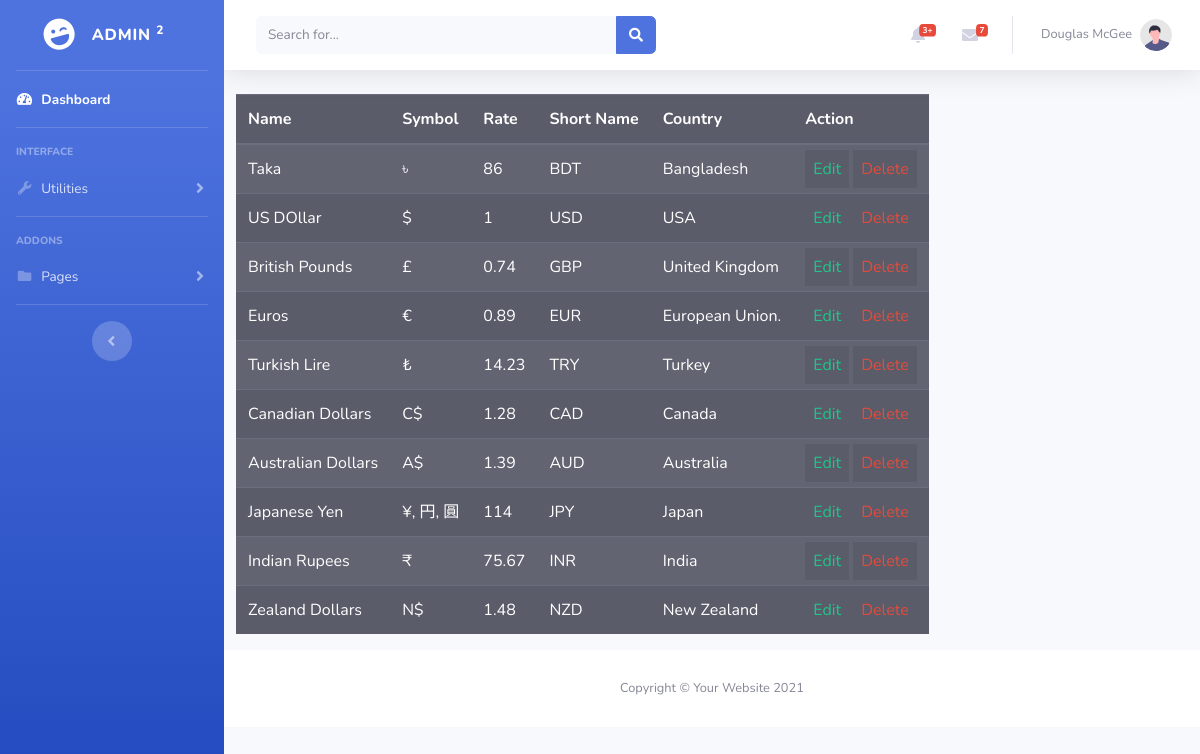
The app's page /Admin/index.php?view=DashboardTable with its own data.
### tables this page shows
CREATE TABLE `Currency` (
  `id` bigint NOT NULL,
  `Name` varchar(255) DEFAULT NULL,
  `Symbol` varchar(255) DEFAULT NULL,
  `Rate` double DEFAULT NULL,
  `ShortName` varchar(255) DEFAULT NULL,
  `Country` varchar(255) DEFAULT NULL
);

### Admin/Model/Db.php (called while the page is built, shortened)
<?php
    class Db
    {
        private $host   = '127.0.0.1';
        private $user   = 'Enam';
        private $pass   = '@ranzhyfx';
        private $db     = 'currency_converter';
        public $connection;
        public function __construct()
        {
            $this->connection = new mysqli (
                $this->host ,
                $this->user,
                $this->pass,
                $this->db
            );
        }
        public function fetch_result($Query)
        {
            $result = mysqli_query($this->connection,$Query);
            if(!$result)
            {
                throw new Exception('Error Fetch Result !');
            }
            else{
                while($row =mysqli_fetch_array($result))
                {
                    $data[] = $row;
                }
                return $data;
            }
        }
    }
?>

### Admin/Model/dashboard.php (called while the page is built, shortened)
<?php
class Dashboard{
    public function getAll()
    {
        $DB = new Db();
        $Query = "SELECT *FROM Currency ";
        $result = $DB->fetch_result($Query);
        return $result;
    }
}
?>

### Admin/Views/DataTable.php (the view, shortened to what this page needs)
<?php
include('Model/Db.php');
include('Model/dashboard.php');
$dashboard = new Dashboard();
$dashboards = $dashboard->getAll();
?>
<div class="container">
    <div class="row">
        <div class="8">
        <table class="table table-striped table-dark">
            <thead>
                <tr>
                <th scope="col">Name</th>
                <th scope="col">Symbol</th>
                <th scope="col">Rate</th>
                <th scope="col">Short Name</th>
                <th scope="col">Country</th>
                <th scope="col">Action</th>
                </tr>
            </thead>
            <tbody>
                <?php foreach($dashboards as $dashboard) { ?>
                <tr>
                    <td><?php echo $dashboard['Name'] ;?></td>
                    <td><?php echo $dashboard['Symbol'] ;?></td>
                    <td><?php echo $dashboard['Rate'] ;?></td>
                    <td><?php echo $dashboard['ShortName'] ;?></td>
                    <td><?php echo $dashboard['Country'] ;?></td>
                    <td>
                        <a href="Controller/dashboard.php?action=edit&id=<?php echo $dashboard['id'] ;?>" class="text-success p-lg-2 bg-dark bg-gradient" style="text-decoration: none">Edit</a>
                        <a href="Controller/dashboard.php?action=delete&id=<?php echo $dashboard['id'] ;?>"class="text-danger p-lg-2 bg-dark bg-gradient" style="text-decoration: none">Delete</a>
                    </td>
                </tr>
                <?php } ?>
            </tbody>
        </table>
        </div>
    </div>
</div>

### Admin/Views/header.php (shortened to what this page needs)
<!DOCTYPE html>
<html lang="en">
<head>
    <link href="vendor/fontawesome-free/css/all.min.css" rel="stylesheet" type="text/css">
    <link href="Public/css/sb-admin-2.css" rel="stylesheet">
</head>
<body id="page-top">
    <div id="wrapper">
        <ul class="navbar-nav bg-gradient-primary sidebar sidebar-dark accordion" id="accordionSidebar">
            <a class="sidebar-brand d-flex align-items-center justify-content-center" href="index.html">
                <div class="sidebar-brand-icon rotate-n-15">
                    <i class="fas fa-laugh-wink"></i>
                </div>
                <div class="sidebar-brand-text mx-3">Admin <sup>2</sup></div>
            </a>
            <hr class="sidebar-divider my-0">
            <li class="nav-item active">
                <a class="nav-link" href="index.php">
                    <i class="fas fa-fw fa-tachometer-alt"></i>
                    <span>Dashboard</span></a>
            </li>
            <hr class="sidebar-divider">
            <div class="sidebar-heading">
                Interface
            </div>
            <li class="nav-item">
                <a class="nav-link collapsed" href="#" data-toggle="collapse" data-target="#collapseUtilities"
                    aria-expanded="true" aria-controls="collapseUtilities">
                    <i class="fas fa-fw fa-wrench"></i>
                    <span>Utilities</span>
                </a>
            </li>
            <hr class="sidebar-divider">
            <div class="sidebar-heading">
                Addons
            </div>
            <li class="nav-item">
                <a class="nav-link collapsed" href="#" data-toggle="collapse" data-target="#collapsePages"
                    aria-expanded="true" aria-controls="collapsePages">
                    <i class="fas fa-fw fa-folder"></i>
                    <span>Pages</span>
                </a>
            </li>
            <hr class="sidebar-divider d-none d-md-block">
            <div class="text-center d-none d-md-inline">
                <button class="rounded-circle border-0" id="sidebarToggle"></button>
            </div>
        </ul>
        <div id="content-wrapper" class="d-flex flex-column">
            <div id="content">
                <nav class="navbar navbar-expand navbar-light bg-white topbar mb-4 static-top shadow">
                    <form
                        class="d-none d-sm-inline-block form-inline mr-auto ml-md-3 my-2 my-md-0 mw-100 navbar-search">
                        <div class="input-group">
                            <input type="text" class="form-control bg-light border-0 small" placeholder="Search for..."
                                aria-label="Search" aria-describedby="basic-addon2">
                            <div class="input-group-append">
                                <button class="btn btn-primary" type="button">
                                    <i class="fas fa-search fa-sm"></i>
                                </button>
                            </div>
                        </div>
                    </form>
                    <ul class="navbar-nav ml-auto">
                        <li class="nav-item dropdown no-arrow mx-1">
                            <a class="nav-link dropdown-toggle" href="#" id="alertsDropdown" role="button"
                                data-toggle="dropdown" aria-haspopup="true" aria-expanded="false">
                                <i class="fas fa-bell fa-fw"></i>
                                <span class="badge badge-danger badge-counter">3+</span>
                            </a>
                        </li>
                        <li class="nav-item dropdown no-arrow mx-1">
                            <a class="nav-link dropdown-toggle" href="#" id="messagesDropdown" role="button"
                                data-toggle="dropdown" aria-haspopup="true" aria-expanded="false">
                                <i class="fas fa-envelope fa-fw"></i>
                                <span class="badge badge-danger badge-counter">7</span>
                            </a>
                        </li>
                        <li class="nav-item dropdown no-arrow">
                            <a class="nav-link dropdown-toggle" href="#" id="userDropdown" role="button"
                                data-toggle="dropdown" aria-haspopup="true" aria-expanded="false">
                                <span class="mr-2 d-none d-lg-inline text-gray-600 small">Douglas McGee</span>
                                <img class="img-profile rounded-circle"
                                    src="Public/img/undraw_profile.svg">
                            </a>
                        </li>
                    </ul>
                </nav>

### Admin/index.php (shortened to what this page needs)
<?php
include('Views/header.php');
$view = $_REQUEST['view'];
switch($view)
{
    case 'DashboardTable':
        include('Views/DataTable.php');
        break;
}
include('Views/footer.php');
?>

### Admin/Views/footer.php (shortened to what this page needs)
<footer class="sticky-footer bg-white">
    <div class="container my-auto">
        <div class="copyright text-center my-auto">
            <span>Copyright &copy; Your Website 2021</span>
        </div>
    </div>
</footer>
</div>
</div>
</body>
</html>

### records on screen
currency: Name "Taka", Symbol "৳", Rate "86", ShortName "BDT", Country "Bangladesh"
currency: Name "US DOllar", Symbol "$", Rate "1", ShortName "USD", Country "USA"
currency: Name "British Pounds", Symbol "£", Rate "0.74", ShortName "GBP", Country "United Kingdom"
currency: Name "Euros", Symbol "€", Rate "0.89", ShortName "EUR", Country "European Union."
currency: Name "Turkish Lire", Symbol "₺", Rate "14.23", ShortName "TRY", Country "Turkey"
currency: Name "Canadian Dollars", Symbol "C$", Rate "1.28", ShortName "CAD", Country "Canada"
currency: Name "Australian Dollars", Symbol "A$", Rate "1.39", ShortName "AUD", Country "Australia"
currency: Name "Japanese Yen", Symbol "¥, 円, 圓", Rate "114", ShortName "JPY", Country "Japan"
currency: Name "Indian Rupees", Symbol "₹", Rate "75.67", ShortName "INR", Country "India"
currency: Name "Zealand Dollars", Symbol "N$", Rate "1.48", ShortName "NZD", Country "New Zealand"
